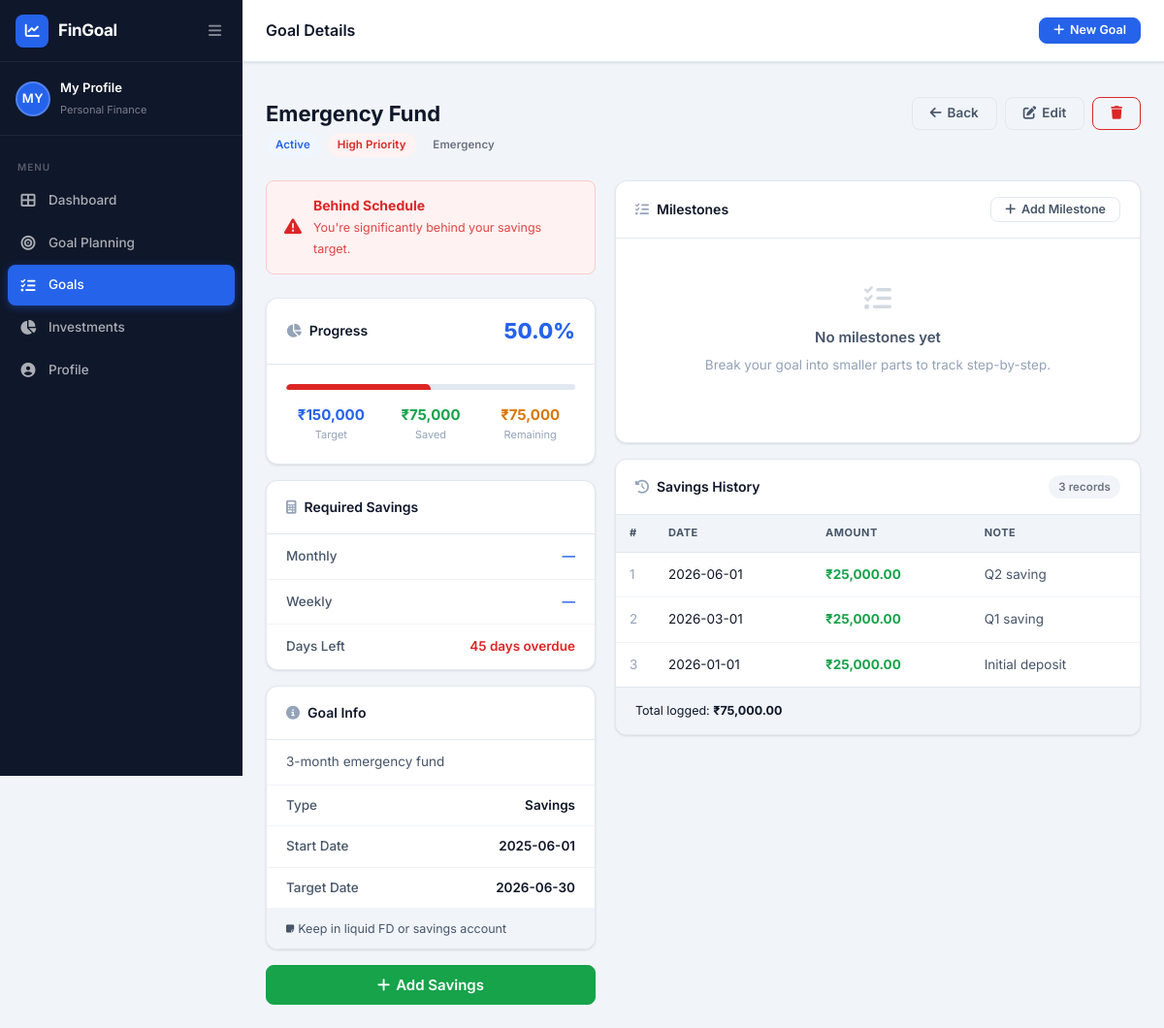
/goals/2, run on the app's committed database.
### tables this page shows
CREATE TABLE profile (
    id                        INTEGER PRIMARY KEY AUTOINCREMENT,
    name                      TEXT    NOT NULL DEFAULT 'My Profile',
    email                     TEXT,
    phone                     TEXT,
    currency                  TEXT    NOT NULL DEFAULT '₹',
    monthly_saving_capacity   REAL    DEFAULT 0.0,
    monthly_investment_capacity REAL  DEFAULT 0.0,
    notes                     TEXT,
    created_at                TEXT    DEFAULT (datetime('now')),
    updated_at                TEXT    DEFAULT (datetime('now'))
);

CREATE TABLE goals (
    id              INTEGER PRIMARY KEY AUTOINCREMENT,
    goal_name       TEXT    NOT NULL,
    goal_type       TEXT,
    description     TEXT,
    target_amount   REAL    NOT NULL DEFAULT 0.0,
    current_amount  REAL    NOT NULL DEFAULT 0.0,
    start_date      TEXT,
    target_date     TEXT,
    category        TEXT    DEFAULT 'Personal',
    priority        TEXT    DEFAULT 'Medium',
    status          TEXT    NOT NULL DEFAULT 'Active',
    notes           TEXT,
    created_at      TEXT    DEFAULT (datetime('now')),
    updated_at      TEXT    DEFAULT (datetime('now'))
);

CREATE TABLE savings (
    id              INTEGER PRIMARY KEY AUTOINCREMENT,
    goal_id         INTEGER NOT NULL REFERENCES goals(id) ON DELETE CASCADE,
    amount          REAL    NOT NULL,
    saving_date     TEXT    NOT NULL DEFAULT (date('now')),
    note            TEXT,
    created_at      TEXT    DEFAULT (datetime('now'))
);

### app.py (the view)
@app.route('/goals/<int:goal_id>')
def goal_detail(goal_id):
    db  = get_db()
    row = db.execute("SELECT * FROM goals WHERE id = ?", (goal_id,)).fetchone()
    if not row:
        abort(404)
    goal   = process_goal(row)
    parts  = [process_goal_part(r) for r in
              db.execute("SELECT * FROM goal_parts WHERE goal_id = ? ORDER BY id", (goal_id,)).fetchall()]
    savings = [dict(r) for r in
               db.execute("SELECT * FROM savings WHERE goal_id = ? ORDER BY saving_date DESC", (goal_id,)).fetchall()]
    profile_row = db.execute("SELECT * FROM profile WHERE id = 1").fetchone()
    capacity = float(dict(profile_row).get('monthly_saving_capacity', 0)) if profile_row else 0
    return render_template('goal_details.html', goal=goal, parts=parts,
                           savings=savings, capacity=capacity,
                           today=date.today().isoformat())

### templates/goal_details.html (shortened to what this page needs)
{% extends "base.html" %}
{% block page_title %}Goal Details{% endblock %}
{% block content %}
<div class="page-header">
  <div class="page-header-left">
    <h1>{{ goal.goal_name }}</h1>
    <p>
      <span class="badge badge-{{ goal.status_class }}">{{ goal.status }}</span>
      <span class="badge badge-{{ goal.priority_class }}" style="margin-left:4px;">{{ goal.priority }} Priority</span>
      <span class="badge badge-secondary" style="margin-left:4px;">{{ goal.category }}</span>
    </p>
  </div>
  <div class="page-header-right">
    <a href="{{ url_for('goals_list') }}" class="btn btn-outline"><i class="fas fa-arrow-left"></i> Back</a>
    <a href="{{ url_for('edit_goal', goal_id=goal.id) }}" class="btn btn-outline"><i class="fas fa-edit"></i> Edit</a>
    <button class="btn btn-outline" style="border-color:var(--danger);"
            onclick="confirmDelete({{ goal.id }}, '{{ goal.goal_name|replace("'","\\'")|replace('"','\\"') }}')">
      <i class="fas fa-trash" style="color:var(--danger);"></i>
    </button>
  </div>
</div>
<div class="detail-layout">
  <div class="detail-sidebar">
    {% set ss = goal.smart_status %}
    <div class="status-banner {{ goal.smart_status_class }}">
      <i class="fas {% if ss == 'On Track' or ss == 'Completed' %}fa-check-circle{% elif ss == 'Needs Attention' %}fa-exclamation-circle{% else %}fa-exclamation-triangle{% endif %}"></i>
      <div class="status-banner-text">
        <strong>{{ ss }}</strong>
        <span>
          {% if ss == 'Completed' %}You've reached your goal target!
          {% elif ss == 'On Track' %}Great job! You're saving on schedule.
          {% elif ss == 'Needs Attention' %}You're a bit behind — consider saving more.
          {% else %}You're significantly behind your savings target.
          {% endif %}
        </span>
      </div>
    </div>
    <div class="card">
      <div class="card-header">
        <span class="card-title"><i class="fas fa-chart-pie"></i> Progress</span>
        <span style="font-size:22px;font-weight:800;color:var(--primary);">{{ goal.progress_percentage }}%</span>
      </div>
      <div class="card-body">
        <div class="progress-bar-bg progress-bar-lg">
          <div class="progress-bar-fill {% if goal.progress_percentage >= 100 %}green{% elif goal.smart_status == 'Behind Schedule' %}red{% elif goal.smart_status == 'Needs Attention' %}orange{% endif %}"
               style="width:{{ goal.progress_percentage }}%"></div>
        </div>
        <div style="display:grid;grid-template-columns:1fr 1fr 1fr;gap:10px;margin-top:14px;">
          <div style="text-align:center;">
            <div style="font-size:15px;font-weight:700;color:var(--primary);">₹{{ "{:,.0f}".format(goal.target_amount) }}</div>
            <div style="font-size:11px;color:var(--text-muted);">Target</div>
          </div>
          <div style="text-align:center;">
            <div style="font-size:15px;font-weight:700;color:var(--success);">₹{{ "{:,.0f}".format(goal.current_amount) }}</div>
            <div style="font-size:11px;color:var(--text-muted);">Saved</div>
          </div>
          <div style="text-align:center;">
            <div style="font-size:15px;font-weight:700;color:var(--warning);">₹{{ "{:,.0f}".format(goal.remaining_amount) }}</div>
            <div style="font-size:11px;color:var(--text-muted);">Remaining</div>
          </div>
        </div>
      </div>
    </div>
    <div class="card">
      <div class="card-header">
        <span class="card-title"><i class="fas fa-calculator"></i> Required Savings</span>
      </div>
      <div class="card-body" style="padding:0;">
        <div class="info-row" style="padding:12px 20px;">
          <span class="info-label">Monthly</span>
          <span class="info-value" style="color:var(--primary);">
            {% if goal.required_monthly_saving %}₹{{ "{:,.0f}".format(goal.required_monthly_saving) }}<span style="font-size:11px;color:var(--text-muted);">/mo</span>{% else %}—{% endif %}
          </span>
        </div>
        <div class="info-row" style="padding:12px 20px;">
          <span class="info-label">Weekly</span>
          <span class="info-value" style="color:var(--primary);">
            {% if goal.required_weekly_saving %}₹{{ "{:,.0f}".format(goal.required_weekly_saving) }}<span style="font-size:11px;color:var(--text-muted);">/wk</span>{% else %}—{% endif %}
          </span>
        </div>
        <div class="info-row" style="padding:12px 20px;">
          <span class="info-label">Days Left</span>
          <span class="info-value">
            {% if goal.days_left is not none %}
              {% if goal.days_left < 0 %}<span style="color:var(--danger);">{{ goal.days_left|abs }} days overdue</span>
              {% elif goal.days_left == 0 %}<span style="color:var(--warning);">Due today</span>
              {% else %}{{ goal.days_left }} days{% endif %}
            {% else %}—{% endif %}
          </span>
        </div>
      </div>
    </div>
    <div class="card">
      <div class="card-header"><span class="card-title"><i class="fas fa-info-circle"></i> Goal Info</span></div>
      <div class="card-body" style="padding:0;">
        {% if goal.description %}
        <div style="padding:12px 20px;border-bottom:1px solid var(--border-light);font-size:13.5px;color:var(--text-secondary);">{{ goal.description }}</div>
        {% endif %}
        <div class="info-row" style="padding:10px 20px;"><span class="info-label">Type</span><span class="info-value">{{ goal.goal_type or '—' }}</span></div>
        <div class="info-row" style="padding:10px 20px;"><span class="info-label">Start Date</span><span class="info-value">{{ goal.start_date or '—' }}</span></div>
        <div class="info-row" style="padding:10px 20px;"><span class="info-label">Target Date</span><span class="info-value">{{ goal.target_date or '—' }}</span></div>
        {% if goal.notes %}
        <div style="padding:10px 20px;font-size:12.5px;color:var(--text-secondary);background:var(--bg);border-top:1px solid var(--border-light);">
          {{ goal.notes }}
        </div>
        {% endif %}
      </div>
    </div>
    {% if goal.status != 'Completed' %}
    <button class="btn btn-success btn-block btn-lg"
            onclick="document.getElementById('savingsPanel').style.display='flex'">
      <i class="fas fa-plus"></i> Add Savings
    </button>
    {% endif %}
  </div>
  <div class="detail-main">
    <div class="card">
      <div class="card-header">
        <span class="card-title"><i class="fas fa-list-check"></i> Milestones</span>
        <button class="btn btn-outline btn-sm"
                onclick="document.getElementById('milestonePanel').style.display='flex'">
          <i class="fas fa-plus"></i> Add Milestone
        </button>
      </div>
      <div class="card-body">
        {% if parts %}
          <div class="milestone-list">
            {% for part in parts %}
            <div class="milestone-item">
              <div class="milestone-connector">
                <div class="milestone-dot {% if part.status == 'Completed' %}done{% elif part.status == 'In Progress' %}active{% elif part.status == 'On Hold' %}hold{% endif %}"></div>
                {% if not loop.last %}<div class="milestone-line"></div>{% endif %}
              </div>
              <div class="milestone-card {% if part.status == 'Completed' %}completed{% elif part.status == 'In Progress' %}in-progress{% endif %}">
                <div class="milestone-header">
                  <div>
                    <div class="milestone-name">{{ part.part_name }}</div>
                    <div class="milestone-meta">
                      Target: ₹{{ "{:,.0f}".format(part.target_amount) }} &nbsp;|&nbsp;
                      Saved: ₹{{ "{:,.0f}".format(part.saved_amount) }}
                      {% if part.due_date %}&nbsp;|&nbsp; Due: {{ part.due_date }}{% endif %}
                    </div>
                  </div>
                  <div style="display:flex;align-items:center;gap:8px;">
                    <span class="badge badge-{{ part.status_class }}">{{ part.status }}</span>
                    <button class="btn btn-ghost btn-sm"
                            onclick="openUpdateMilestone({{ part.id }}, '{{ part.part_name|replace("'","\\'")|replace('"','\\"') }}', {{ part.target_amount }}, {{ part.saved_amount }}, '{{ part.status }}')">
                      <i class="fas fa-edit"></i>
                    </button>
                    <form method="POST"
                          action="{{ url_for('delete_milestone', goal_id=goal.id, mid=part.id) }}"
                          style="display:inline;"
                          onsubmit="return confirm('Delete this milestone?')">
                      <button type="submit" class="btn btn-ghost btn-sm">
                        <i class="fas fa-times" style="color:var(--danger);"></i>
                      </button>
                    </form>
                  </div>
                </div>
                <div>
                  <div class="progress-bar-bg">
                    <div class="progress-bar-fill {% if part.status == 'Completed' %}green{% endif %}"
                         style="width:{{ part.progress_percentage }}%"></div>
                  </div>
                  <div class="progress-sub" style="margin-top:4px;">
                    {{ part.progress_percentage }}% — ₹{{ "{:,.0f}".format(part.remaining_amount) }} remaining
                  </div>
                </div>
              </div>
            </div>
            {% endfor %}
          </div>
        {% else %}
          <div class="empty-state" style="padding:28px;">
            <i class="fas fa-list-check" style="font-size:28px;"></i>
            <h3 style="font-size:15px;">No milestones yet</h3>
            <p>Break your goal into smaller parts to track step-by-step.</p>
          </div>
        {% endif %}
      </div>
    </div>
    <div class="card">
      <div class="card-header">
        <span class="card-title"><i class="fas fa-history"></i> Savings History</span>
        <span class="badge badge-secondary">{{ savings|length }} records</span>
      </div>
      {% if savings %}
      <div class="card-body" style="padding:0;">
        <div class="table-wrap">
          <table>
            <thead>
              <tr><th>#</th><th>Date</th><th>Amount</th><th>Note</th></tr>
            </thead>
            <tbody>
              {% for record in savings %}
              <tr>
                <td style="color:var(--text-muted);width:40px;">{{ loop.index }}</td>
                <td>{{ record.saving_date }}</td>
                <td style="font-weight:700;color:var(--success);">₹{{ "{:,.2f}".format(record.amount) }}</td>
                <td style="color:var(--text-secondary);">{{ record.note or '—' }}</td>
              </tr>
              {% endfor %}
            </tbody>
          </table>
        </div>
        <div class="card-footer">
          Total logged: <strong>₹{{ "{:,.2f}".format(savings|sum(attribute='amount')) }}</strong>
        </div>
      </div>
      {% endif %}
    </div>
  </div>
</div>
{% endblock %}

### templates/base.html (shortened to what this page needs)
<!DOCTYPE html>
<html lang="en">
<head>
  <link rel="stylesheet" href="https://cdnjs.cloudflare.com/ajax/libs/font-awesome/6.5.0/css/all.min.css" />
  <link rel="stylesheet" href="{{ url_for('static', filename='css/style.css') }}" />
</head>
<body>
<nav class="sidebar" id="sidebar">
  <div class="sidebar-header">
    <a href="{{ url_for('dashboard') }}" class="sidebar-logo">
      <div class="logo-icon"><i class="fas fa-chart-line"></i></div>
      <span class="logo-text">FinGoal</span>
    </a>
    <button class="sidebar-toggle-btn" id="sidebarToggle" aria-label="Toggle sidebar">
      <i class="fas fa-bars"></i>
    </button>
  </div>
  <div class="sidebar-user">
    <div class="sidebar-avatar-initials">
      {{ (profile.name or 'FG')[:2].upper() }}
    </div>
    <div class="sidebar-user-info">
      <span class="sidebar-user-name">{{ profile.name or 'My Profile' }}</span>
      <span class="sidebar-user-role">Personal Finance</span>
    </div>
  </div>
  <ul class="sidebar-nav">
    <li class="nav-section-label">MENU</li>
    <li>
      <a href="{{ url_for('dashboard') }}"
         class="nav-link {% if request.endpoint == 'dashboard' %}active{% endif %}">
        <i class="fas fa-th-large"></i><span>Dashboard</span>
      </a>
    </li>
    <li>
      <a href="{{ url_for('goal_planning') }}"
         class="nav-link {% if request.endpoint == 'goal_planning' %}active{% endif %}">
        <i class="fas fa-bullseye"></i><span>Goal Planning</span>
      </a>
    </li>
    <li>
      <a href="{{ url_for('goals_list') }}"
         class="nav-link {% if request.endpoint in ['goals_list','goal_detail','edit_goal'] %}active{% endif %}">
        <i class="fas fa-list-check"></i><span>Goals</span>
      </a>
    </li>
    <li>
      <a href="{{ url_for('investments_list') }}"
         class="nav-link {% if request.endpoint in ['investments_list','investment_new','investment_edit'] %}active{% endif %}">
        <i class="fas fa-chart-pie"></i><span>Investments</span>
      </a>
    </li>
    <li>
      <a href="{{ url_for('profile') }}"
         class="nav-link {% if request.endpoint == 'profile' %}active{% endif %}">
        <i class="fas fa-user-circle"></i><span>Profile</span>
      </a>
    </li>
  </ul>
</nav>
<div class="main-wrapper" id="mainWrapper">
  <header class="topbar">
    <div class="topbar-title">{% block page_title %}{% endblock %}</div>
    <div class="topbar-actions">
      <a href="{{ url_for('goal_planning') }}" class="btn btn-primary btn-sm">
        <i class="fas fa-plus"></i> New Goal
      </a>
    </div>
  </header>
  <div class="flash-container" id="flashContainer">
  </div>
  <main class="main-content">
    {% block content %}{% endblock %}
  </main>
</div>
</body>
</html>

### data on the page
profile: name "MY", name "My Profile"
goals: goal_name "Emergency Fund", status "Active", priority "High", category "Emergency", target_amount "150,000", current_amount "75,000", description "3-month emergency fund", goal_type "Savings", start_date "2025-06-01", target_date "2026-06-30", notes "Keep in liquid FD or savings account"
savings: saving_date "2026-06-01", amount "25,000.00", note "Q2 saving"
savings: saving_date "2026-03-01", amount "25,000.00", note "Q1 saving"
savings: saving_date "2026-01-01", amount "25,000.00", note "Initial deposit"

### other printed values
{{ ss }} "Behind Schedule"
{{ goal.progress_percentage }} "50.0"
{{ "{:,.0f}".format(goal.remaining_amount) }} "75,000"
{{ goal.days_left|abs }} "45"
{{ savings|length }} "3"
{{ "{:,.2f}".format(savings|sum(attribute='amount')) }} "75,000.00"
